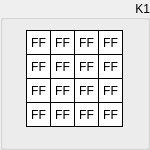
  <widget class="QGroupBox" name="groupK1">
   <property name="geometry">
    <rect>
     <x>170</x>
     <y>0</y>
     <width>150</width>
     <height>150</height>
    </rect>
   </property>
   <property name="sizePolicy">
    <sizepolicy hsizetype="Fixed" vsizetype="Fixed">
     <horstretch>0</horstretch>
     <verstretch>0</verstretch>
    </sizepolicy>
   </property>
   <property name="styleSheet">
    <string notr="true"/>
   </property>
   <property name="title">
    <string>K1</string>
   </property>
   <property name="alignment">
    <set>Qt::AlignRight|Qt::AlignTrailing|Qt::AlignVCenter</set>
   </property>
   <widget class="QLabel" name="k1byte15">
    <property name="enabled">
     <bool>true</bool>
    </property>
    <property name="geometry">
     <rect>
      <x>98</x>
      <y>102</y>
      <width>25</width>
      <height>25</height>
     </rect>
    </property>
    <property name="sizePolicy">
     <sizepolicy hsizetype="Fixed" vsizetype="Fixed">
      <horstretch>0</horstretch>
      <verstretch>0</verstretch>
     </sizepolicy>
    </property>
    <property name="font">
     <font>
      <kerning>true</kerning>
     </font>
    </property>
    <property name="layoutDirection">
     <enum>Qt::LeftToRight</enum>
    </property>
    <property name="styleSheet">
     <string notr="true">QLabel {
	 border-width: 1px;
     border-style: solid;
     border-color: black; 
     background-color: white;
}</string>
    </property>
    <property name="text">
     <string>FF</string>
    </property>
    <property name="alignment">
     <set>Qt::AlignCenter</set>
    </property>
   </widget>
   <widget class="QLabel" name="k1byte13">
    <property name="enabled">
     <bool>true</bool>
    </property>
    <property name="geometry">
     <rect>
      <x>98</x>
      <y>54</y>
      <width>25</width>
      <height>25</height>
     </rect>
    </property>
    <property name="sizePolicy">
     <sizepolicy hsizetype="Fixed" vsizetype="Fixed">
      <horstretch>0</horstretch>
      <verstretch>0</verstretch>
     </sizepolicy>
    </property>
    <property name="font">
     <font>
      <kerning>true</kerning>
     </font>
    </property>
    <property name="layoutDirection">
     <enum>Qt::LeftToRight</enum>
    </property>
    <property name="styleSheet">
     <string notr="true">QLabel {
	 border-width: 1px;
     border-style: solid;
     border-color: black; 
     background-color: white;
}</string>
    </property>
    <property name="text">
     <string>FF</string>
    </property>
    <property name="alignment">
     <set>Qt::AlignCenter</set>
    </property>
   </widget>
   <widget class="QLabel" name="k1byte14">
    <property name="enabled">
     <bool>true</bool>
    </property>
    <property name="geometry">
     <rect>
      <x>98</x>
      <y>78</y>
      <width>25</width>
      <height>25</height>
     </rect>
    </property>
    <property name="sizePolicy">
     <sizepolicy hsizetype="Fixed" vsizetype="Fixed">
      <horstretch>0</horstretch>
      <verstretch>0</verstretch>
     </sizepolicy>
    </property>
    <property name="font">
     <font>
      <kerning>true</kerning>
     </font>
    </property>
    <property name="layoutDirection">
     <enum>Qt::LeftToRight</enum>
    </property>
    <property name="styleSheet">
     <string notr="true">QLabel {
	 border-width: 1px;
     border-style: solid;
     border-color: black; 
     background-color: white;
}</string>
    </property>
    <property name="text">
     <string>FF</string>
    </property>
    <property name="alignment">
     <set>Qt::AlignCenter</set>
    </property>
   </widget>
   <widget class="QLabel" name="k1byte06">
    <property name="enabled">
     <bool>true</bool>
    </property>
    <property name="geometry">
     <rect>
      <x>50</x>
      <y>78</y>
      <width>25</width>
      <height>25</height>
     </rect>
    </property>
    <property name="sizePolicy">
     <sizepolicy hsizetype="Fixed" vsizetype="Fixed">
      <horstretch>0</horstretch>
      <verstretch>0</verstretch>
     </sizepolicy>
    </property>
    <property name="font">
     <font>
      <kerning>true</kerning>
     </font>
    </property>
    <property name="layoutDirection">
     <enum>Qt::LeftToRight</enum>
    </property>
    <property name="styleSheet">
     <string notr="true">QLabel {
	 border-width: 1px;
     border-style: solid;
     border-color: black; 
     background-color: white;
}</string>
    </property>
    <property name="text">
     <string>FF</string>
    </property>
    <property name="alignment">
     <set>Qt::AlignCenter</set>
    </property>
   </widget>
   <widget class="QLabel" name="k1byte04">
    <property name="enabled">
     <bool>true</bool>
    </property>
    <property name="geometry">
     <rect>
      <x>50</x>
      <y>30</y>
      <width>25</width>
      <height>25</height>
     </rect>
    </property>
    <property name="sizePolicy">
     <sizepolicy hsizetype="Fixed" vsizetype="Fixed">
      <horstretch>0</horstretch>
      <verstretch>0</verstretch>
     </sizepolicy>
    </property>
    <property name="font">
     <font>
      <kerning>true</kerning>
     </font>
    </property>
    <property name="layoutDirection">
     <enum>Qt::LeftToRight</enum>
    </property>
    <property name="styleSheet">
     <string notr="true">QLabel {
	 border-width: 1px;
     border-style: solid;
     border-color: black; 
     background-color: white;
}</string>
    </property>
    <property name="text">
     <string>FF</string>
    </property>
    <property name="alignment">
     <set>Qt::AlignCenter</set>
    </property>
   </widget>
   <widget class="QLabel" name="k1byte02">
    <property name="enabled">
     <bool>true</bool>
    </property>
    <property name="geometry">
     <rect>
      <x>26</x>
      <y>78</y>
      <width>25</width>
      <height>25</height>
     </rect>
    </property>
    <property name="sizePolicy">
     <sizepolicy hsizetype="Fixed" vsizetype="Fixed">
      <horstretch>0</horstretch>
      <verstretch>0</verstretch>
     </sizepolicy>
    </property>
    <property name="font">
     <font>
      <kerning>true</kerning>
     </font>
    </property>
    <property name="layoutDirection">
     <enum>Qt::LeftToRight</enum>
    </property>
    <property name="styleSheet">
     <string notr="true">QLabel {
	 border-width: 1px;
     border-style: solid;
     border-color: black; 
     background-color: white;
}</string>
    </property>
    <property name="text">
     <string>FF</string>
    </property>
    <property name="alignment">
     <set>Qt::AlignCenter</set>
    </property>
   </widget>
   <widget class="QLabel" name="k1byte10">
    <property name="enabled">
     <bool>true</bool>
    </property>
    <property name="geometry">
     <rect>
      <x>74</x>
      <y>78</y>
      <width>25</width>
      <height>25</height>
     </rect>
    </property>
    <property name="sizePolicy">
     <sizepolicy hsizetype="Fixed" vsizetype="Fixed">
      <horstretch>0</horstretch>
      <verstretch>0</verstretch>
     </sizepolicy>
    </property>
    <property name="font">
     <font>
      <kerning>true</kerning>
     </font>
    </property>
    <property name="layoutDirection">
     <enum>Qt::LeftToRight</enum>
    </property>
    <property name="styleSheet">
     <string notr="true">QLabel {
	 border-width: 1px;
     border-style: solid;
     border-color: black; 
     background-color: white;
}</string>
    </property>
    <property name="text">
     <string>FF</string>
    </property>
    <property name="alignment">
     <set>Qt::AlignCenter</set>
    </property>
   </widget>
   <widget class="QLabel" name="k1byte09">
    <property name="enabled">
     <bool>true</bool>
    </property>
    <property name="geometry">
     <rect>
      <x>74</x>
      <y>54</y>
      <width>25</width>
      <height>25</height>
     </rect>
    </property>
    <property name="sizePolicy">
     <sizepolicy hsizetype="Fixed" vsizetype="Fixed">
      <horstretch>0</horstretch>
      <verstretch>0</verstretch>
     </sizepolicy>
    </property>
    <property name="font">
     <font>
      <kerning>true</kerning>
     </font>
    </property>
    <property name="layoutDirection">
     <enum>Qt::LeftToRight</enum>
    </property>
    <property name="styleSheet">
     <string notr="true">QLabel {
	 border-width: 1px;
     border-style: solid;
     border-color: black; 
     background-color: white;
}</string>
    </property>
    <property name="text">
     <string>FF</string>
    </property>
    <property name="alignment">
     <set>Qt::AlignCenter</set>
    </property>
   </widget>
   <widget class="QLabel" name="k1byte01">
    <property name="enabled">
     <bool>true</bool>
    </property>
    <property name="geometry">
     <rect>
      <x>26</x>
      <y>54</y>
      <width>25</width>
      <height>25</height>
     </rect>
    </property>
    <property name="sizePolicy">
     <sizepolicy hsizetype="Fixed" vsizetype="Fixed">
      <horstretch>0</horstretch>
      <verstretch>0</verstretch>
     </sizepolicy>
    </property>
    <property name="font">
     <font>
      <kerning>true</kerning>
     </font>
    </property>
    <property name="layoutDirection">
     <enum>Qt::LeftToRight</enum>
    </property>
    <property name="styleSheet">
     <string notr="true">QLabel {
	 border-width: 1px;
     border-style: solid;
     border-color: black; 
     background-color: white;
}</string>
    </property>
    <property name="text">
     <string>FF</string>
    </property>
    <property name="alignment">
     <set>Qt::AlignCenter</set>
    </property>
   </widget>
   <widget class="QLabel" name="k1byte08">
    <property name="enabled">
     <bool>true</bool>
    </property>
    <property name="geometry">
     <rect>
      <x>74</x>
      <y>30</y>
      <width>25</width>
      <height>25</height>
     </rect>
    </property>
    <property name="sizePolicy">
     <sizepolicy hsizetype="Fixed" vsizetype="Fixed">
      <horstretch>0</horstretch>
      <verstretch>0</verstretch>
     </sizepolicy>
    </property>
    <property name="font">
     <font>
      <kerning>true</kerning>
     </font>
    </property>
    <property name="layoutDirection">
     <enum>Qt::LeftToRight</enum>
    </property>
    <property name="styleSheet">
     <string notr="true">QLabel {
	 border-width: 1px;
     border-style: solid;
     border-color: black; 
     background-color: white;
}</string>
    </property>
    <property name="text">
     <string>FF</string>
    </property>
    <property name="alignment">
     <set>Qt::AlignCenter</set>
    </property>
   </widget>
   <widget class="QLabel" name="k1byte00">
    <property name="enabled">
     <bool>true</bool>
    </property>
    <property name="geometry">
     <rect>
      <x>26</x>
      <y>30</y>
      <width>25</width>
      <height>25</height>
     </rect>
    </property>
    <property name="sizePolicy">
     <sizepolicy hsizetype="Fixed" vsizetype="Fixed">
      <horstretch>0</horstretch>
      <verstretch>0</verstretch>
     </sizepolicy>
    </property>
    <property name="font">
     <font>
      <kerning>true</kerning>
     </font>
    </property>
    <property name="layoutDirection">
     <enum>Qt::LeftToRight</enum>
    </property>
    <property name="styleSheet">
     <string notr="true">QLabel {
	 border-width: 1px;
     border-style: solid;
     border-color: black; 
     background-color: white;
}</string>
    </property>
    <property name="text">
     <string>FF</string>
    </property>
    <property name="alignment">
     <set>Qt::AlignCenter</set>
    </property>
    <property name="wordWrap">
     <bool>false</bool>
    </property>
   </widget>
   <widget class="QLabel" name="k1byte07">
    <property name="enabled">
     <bool>true</bool>
    </property>
    <property name="geometry">
     <rect>
      <x>50</x>
      <y>102</y>
      <width>25</width>
      <height>25</height>
     </rect>
    </property>
    <property name="sizePolicy">
     <sizepolicy hsizetype="Fixed" vsizetype="Fixed">
      <horstretch>0</horstretch>
      <verstretch>0</verstretch>
     </sizepolicy>
    </property>
    <property name="font">
     <font>
      <kerning>true</kerning>
     </font>
    </property>
    <property name="layoutDirection">
     <enum>Qt::LeftToRight</enum>
    </property>
    <property name="styleSheet">
     <string notr="true">QLabel {
	 border-width: 1px;
     border-style: solid;
     border-color: black; 
     background-color: white;
}</string>
    </property>
    <property name="text">
     <string>FF</string>
    </property>
    <property name="alignment">
     <set>Qt::AlignCenter</set>
    </property>
   </widget>
   <widget class="QLabel" name="k1byte12">
    <property name="enabled">
     <bool>true</bool>
    </property>
    <property name="geometry">
     <rect>
      <x>98</x>
      <y>30</y>
      <width>25</width>
      <height>25</height>
     </rect>
    </property>
    <property name="sizePolicy">
     <sizepolicy hsizetype="Fixed" vsizetype="Fixed">
      <horstretch>0</horstretch>
      <verstretch>0</verstretch>
     </sizepolicy>
    </property>
    <property name="font">
     <font>
      <kerning>true</kerning>
     </font>
    </property>
    <property name="layoutDirection">
     <enum>Qt::LeftToRight</enum>
    </property>
    <property name="styleSheet">
     <string notr="true">QLabel {
	 border-width: 1px;
     border-style: solid;
     border-color: black; 
     background-color: white;
}</string>
    </property>
    <property name="text">
     <string>FF</string>
    </property>
    <property name="alignment">
     <set>Qt::AlignCenter</set>
    </property>
   </widget>
   <widget class="QLabel" name="k1byte03">
    <property name="enabled">
     <bool>true</bool>
    </property>
    <property name="geometry">
     <rect>
      <x>26</x>
      <y>102</y>
      <width>25</width>
      <height>25</height>
     </rect>
    </property>
    <property name="sizePolicy">
     <sizepolicy hsizetype="Fixed" vsizetype="Fixed">
      <horstretch>0</horstretch>
      <verstretch>0</verstretch>
     </sizepolicy>
    </property>
    <property name="font">
     <font>
      <kerning>true</kerning>
     </font>
    </property>
    <property name="layoutDirection">
     <enum>Qt::LeftToRight</enum>
    </property>
    <property name="styleSheet">
     <string notr="true">QLabel {
	 border-width: 1px;
     border-style: solid;
     border-color: black; 
     background-color: white;
}</string>
    </property>
    <property name="text">
     <string>FF</string>
    </property>
    <property name="alignment">
     <set>Qt::AlignCenter</set>
    </property>
   </widget>
   <widget class="QLabel" name="k1byte11">
    <property name="enabled">
     <bool>true</bool>
    </property>
    <property name="geometry">
     <rect>
      <x>74</x>
      <y>102</y>
      <width>25</width>
      <height>25</height>
     </rect>
    </property>
    <property name="sizePolicy">
     <sizepolicy hsizetype="Fixed" vsizetype="Fixed">
      <horstretch>0</horstretch>
      <verstretch>0</verstretch>
     </sizepolicy>
    </property>
    <property name="font">
     <font>
      <kerning>true</kerning>
     </font>
    </property>
    <property name="layoutDirection">
     <enum>Qt::LeftToRight</enum>
    </property>
    <property name="styleSheet">
     <string notr="true">QLabel {
	 border-width: 1px;
     border-style: solid;
     border-color: black; 
     background-color: white;
}</string>
    </property>
    <property name="text">
     <string>FF</string>
    </property>
    <property name="alignment">
     <set>Qt::AlignCenter</set>
    </property>
   </widget>
   <widget class="QLabel" name="k1byte05">
    <property name="enabled">
     <bool>true</bool>
    </property>
    <property name="geometry">
     <rect>
      <x>50</x>
      <y>54</y>
      <width>25</width>
      <height>25</height>
     </rect>
    </property>
    <property name="sizePolicy">
     <sizepolicy hsizetype="Fixed" vsizetype="Fixed">
      <horstretch>0</horstretch>
      <verstretch>0</verstretch>
     </sizepolicy>
    </property>
    <property name="font">
     <font>
      <kerning>true</kerning>
     </font>
    </property>
    <property name="layoutDirection">
     <enum>Qt::LeftToRight</enum>
    </property>
    <property name="styleSheet">
     <string notr="true">QLabel {
	 border-width: 1px;
     border-style: solid;
     border-color: black; 
     background-color: white;
}</string>
    </property>
    <property name="text">
     <string>FF</string>
    </property>
    <property name="alignment">
     <set>Qt::AlignCenter</set>
    </property>
   </widget>
  </widget>
